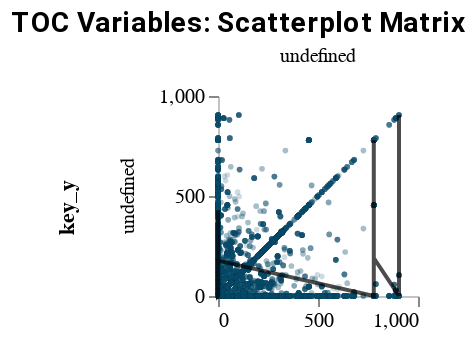

Source (notebook cell):
### Code cell
base = alt.Chart(summary).transform_fold(
    ["pct_pop_renter", "favorable_toc_zoning", "Tier_2", "Tier_3"],
    as_=['key_x', 'value_x']
).transform_fold(
    ["pct_pop_renter", "favorable_toc_zoning", "Tier_2", "Tier_3"],
    as_=['key_y', 'value_y']
).encode(
    x=alt.X('value_x:Q', title=None),
    y=alt.Y('value_y:Q', title=None),
).properties(
    width=100,
    height=100,
)


scatter = (
    alt.layer(
        base.mark_circle(
            fillOpacity=0.2, size=8
        ).encode(
            color=alt.value(navy)
            # color really depends on which one is plotted first...whichever one is second gets masked
            #color=alt.Color('TOC_eligible:O',
                        #scale=alt.Scale(
                            #domain=["true", "false"], 
                            #range=[gold, navy])
                           #)
        ),
        base.transform_regression(
            'value_x', 'value_y',
            groupby=['key_x', 'key_y']
        ).mark_line(
            color='black', opacity=0.7
        ).encode(
            #detail='TOC_eligible:O',
        )
    ).facet(
        column=alt.Column('key_x:N', title=None),
        row=alt.Row('key_y:N', sort='descending')
    ).resolve_scale(
        x='independent',
        y='independent'
    ).properties(
        title="TOC Variables: Scatterplot Matrix"
    ).configure_title(
        fontSize = chart_title_size, font = font_name, anchor = "middle", color = "black"
    ).configure_axis(
        domainOpacity = domain_opacity,
        gridOpacity = grid_opacity,
    ).configure_view(
        strokeOpacity = stroke_opacity
    )
)


scatter

### Figure 1 — Vega-Lite specification as saved in the notebook (floating-point values rounded to 4 significant figures; data arrays with more than 128 entries replaced by an {"elided": "..."} marker saying what was removed)
{"config": {"view": {"continuousWidth": 400, "continuousHeight": 300, "strokeOpacity": 0}, "axis": {"domainOpacity": 0.5, "gridOpacity": 0}, "title": {"anchor": "middle", "color": "black", "font": "Roboto", "fontSize": 14}}, "data": {"name": "data-80f6cf8c17d5245904289267092fdeb9"}, "facet": {"column": {"type": "nominal", "field": "key_x", "title": null}, "row": {"type": "nominal", "field": "key_y", "sort": "descending"}}, "spec": {"layer": [{"mark": {"type": "circle", "fillOpacity": 0.2, "size": 8}, "encoding": {"color": {"value": "#0A4C6A"}, "x": {"type": "quantitative", "field": "value_x", "title": null}, "y": {"type": "quantitative", "field": "value_y", "title": null}}, "height": 100, "transform": [{"fold": ["pct_pop_renter", "favorable_toc_zoning", "Tier_2", "Tier_3"], "as": ["key_x", "value_x"]}, {"fold": ["pct_pop_renter", "favorable_toc_zoning", "Tier_2", "Tier_3"], "as": ["key_y", "value_y"]}], "width": 100}, {"mark": {"type": "line", "color": "black", "opacity": 0.7}, "encoding": {"x": {"type": "quantitative", "field": "value_x", "title": null}, "y": {"type": "quantitative", "field": "value_y", "title": null}}, "height": 100, "transform": [{"fold": ["pct_pop_renter", "favorable_toc_zoning", "Tier_2", "Tier_3"], "as": ["key_x", "value_x"]}, {"fold": ["pct_pop_renter", "favorable_toc_zoning", "Tier_2", "Tier_3"], "as": ["key_y", "value_y"]}, {"on": "value_x", "regression": "value_y", "groupby": ["key_x", "key_y"]}], "width": 100}]}, "resolve": {"scale": {"x": "independent", "y": "independent"}}, "title": "TOC Variables: Scatterplot Matrix", "$schema": "https://vega.github.io/schema/vega-lite/v4.8.1.json", "datasets": {"data-80f6cf8c17d5245904289267092fdeb9": {"elided": "2106 records"}}}
